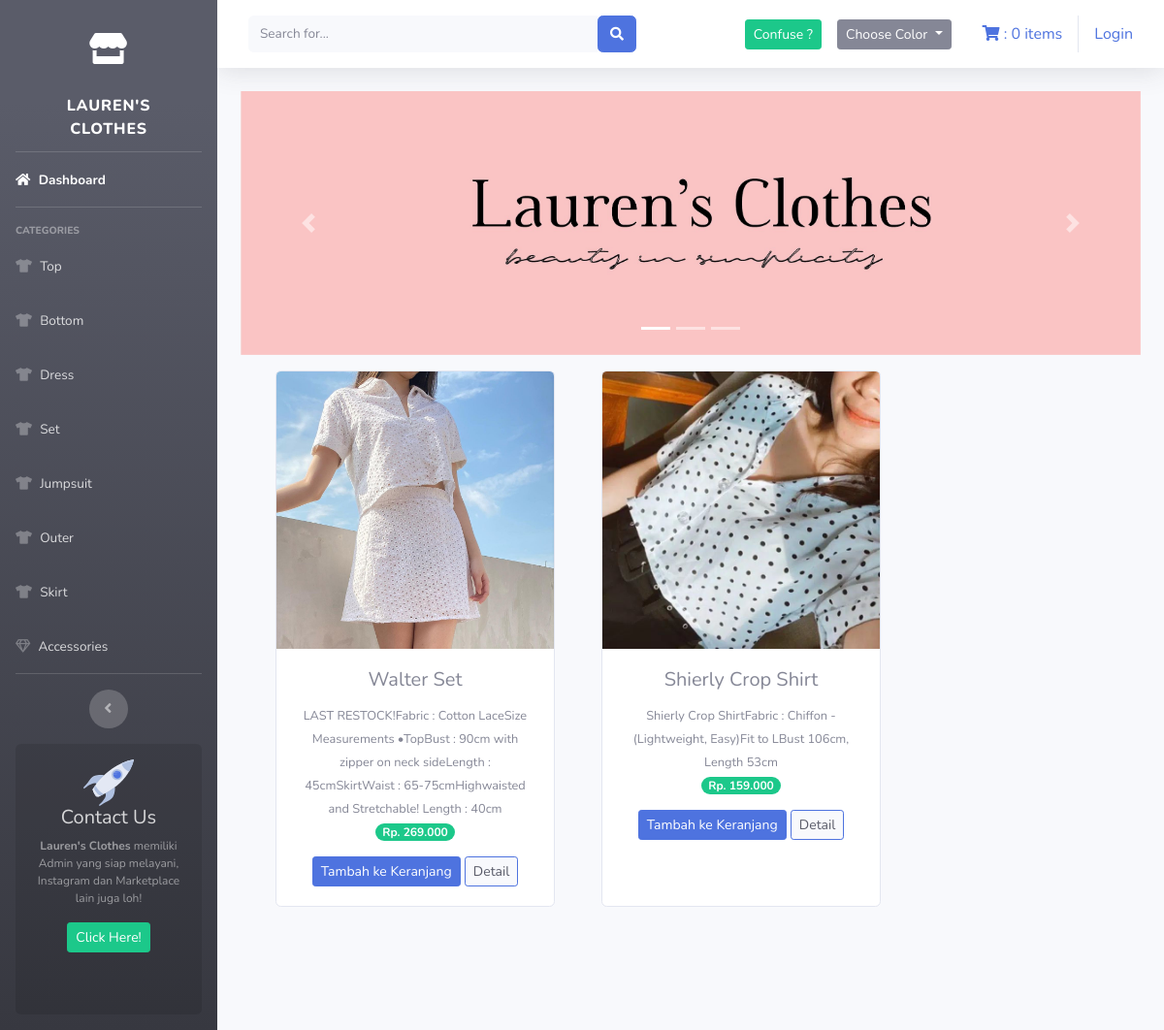
Page /index.php/warna/white on the committed database.
### tables this page shows
CREATE TABLE `tb_barang` (
  `id_brg` int(11) NOT NULL,
  `nama_brg` varchar(120) NOT NULL,
  `keterangan` varchar(512) NOT NULL,
  `kategori` varchar(60) NOT NULL,
  `harga` int(11) NOT NULL,
  `stok` int(11) NOT NULL,
  `gambar` text NOT NULL,
  `warna` varchar(120) NOT NULL,
  `r_kenyamanan` int(11) NOT NULL,
  `r_harga` int(11) NOT NULL,
  `r_formalitas` int(11) NOT NULL,
  `c_review` int(11) NOT NULL DEFAULT 1
);

### application/controllers/warna.php (called while the page is built, shortened)
<?php
class Warna extends CI_Controller{
    public function white(){
        $data['white']= $this->model_warna->data_white()->result();
        $this->load->view('templates/header');
        $this->load->view('templates/sidebar');
        $this->load->view('warna/white', $data);
        $this->load->view('templates/footer');
    }
}

### index.php (called while the page is built, shortened)
<?php
require_once BASEPATH.'core/CodeIgniter.php';

### application/models/model_warna.php (called while the page is built, shortened)
<?php
class Model_warna extends CI_Model{
    public function data_white(){
        return $this->db->get_where("tb_barang", array('warna'=>'white'));
    }
}

### application/views/warna/white.php (the view, shortened to what this page needs)
<div class="container-fluid">
    <div id="carouselExampleIndicators" class="carousel slide" data-bs-ride="carousel">
        <ol class="carousel-indicators">
            <li type="button" data-bs-target="#carouselExampleIndicators" data-bs-slide-to="0" class="active"></li>
            <li type="button" data-bs-target="#carouselExampleIndicators" data-bs-slide-to="1"></li>
            <li type="button" data-bs-target="#carouselExampleIndicators" data-bs-slide-to="2"></li>
        </ol>
        <div class="carousel-inner">
            <div class="carousel-item active">
                <img src="<?php echo base_url('assets/img/slider0.jpg') ?>" class="d-block w-100" alt="...">
            </div>
        </div>
        <a class="carousel-control-prev" href="#carouselExampleIndicators" role="button" data-slide="prev">
            <span class="carousel-control-prev-icon" aria-hidden="true"></span>
        </a>
        <a class="carousel-control-next" href="#carouselExampleIndicators" role="button" data-slide="next">
            <span class="carousel-control-next-icon" aria-hidden="true"></span>
        </a>
    </div>
    <div class="row text-center mt-3">
        <?php foreach ($white as $brg) : ?>
            <div class="card ml-5 mb-4" style="width: 18rem;">
                <img src="<?php echo base_url() . '/uploads/' . $brg->gambar ?>" class="card-img-top" alt="...">
                <div class="card-body">
                    <h5 class="card-title"><?php echo $brg->nama_brg ?></h5>
                    <small><?php echo $brg->keterangan ?></small><br>
                    <span class="badge badge-pill badge-success mb-3">Rp. <?php echo number_format($brg->harga, 0, ',', '.')  ?></span> <br>
                    <?php echo anchor(
                        'dashboard/tambah_ke_keranjang/' . $brg->id_brg,
                        '<div class="btn btn-sm btn-primary">Tambah ke Keranjang</div>'
                    ) ?>
                    <?php echo anchor(
                        'dashboard/detail/' . $brg->id_brg,
                        '<div class="btn btn-sm btn-primary bg-light text-dark">Detail</div>'
                    ) ?>
                </div>
            </div>
        <?php endforeach ?>
    </div>
</div>

### rows in the picture
tb_barang: gambar (picture), nama_brg "Walter Set", keterangan "LAST RESTOCK!Fabric : Cotton LaceSize Measurements •TopBust : 90cm with zipper on neck sideLength : 45cmSkirtWaist : 65-75cmHighwaisted and Stretchable! Length : 40cm", harga "269.000", id_brg "Tambah ke Keranjang", id_brg "Detail"
tb_barang: gambar (picture), nama_brg "Shierly Crop Shirt", keterangan "Shierly Crop ShirtFabric : Chiffon - (Lightweight, Easy)Fit to LBust 106cm, Length 53cm", harga "159.000", id_brg "Tambah ke Keranjang", id_brg "Detail"

### other values in the picture
$this->cart->total_items() "0"
anchor('auth/login', 'Login') "Login"
